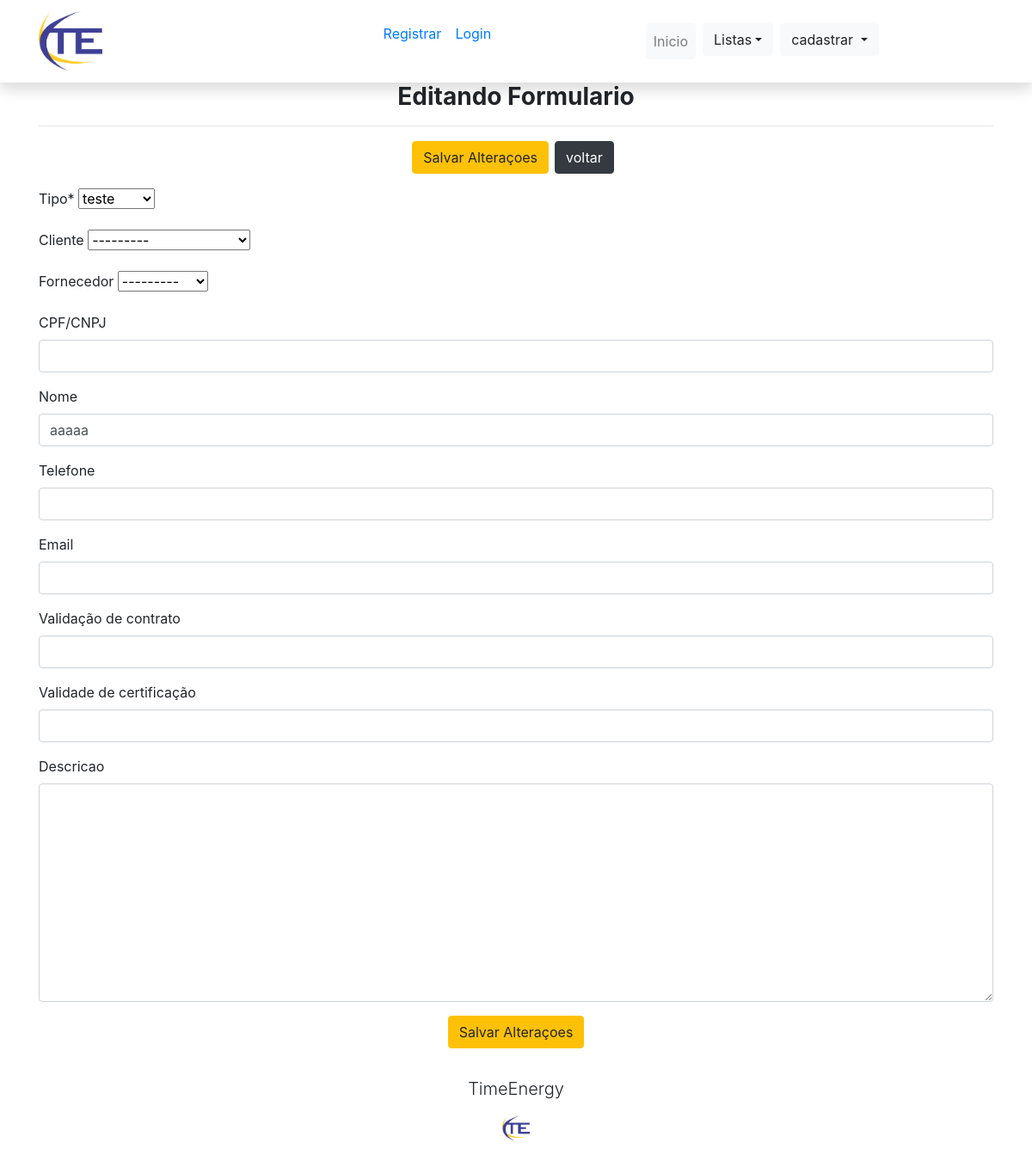
Page /formulario/update/91/ on the earlier database version.
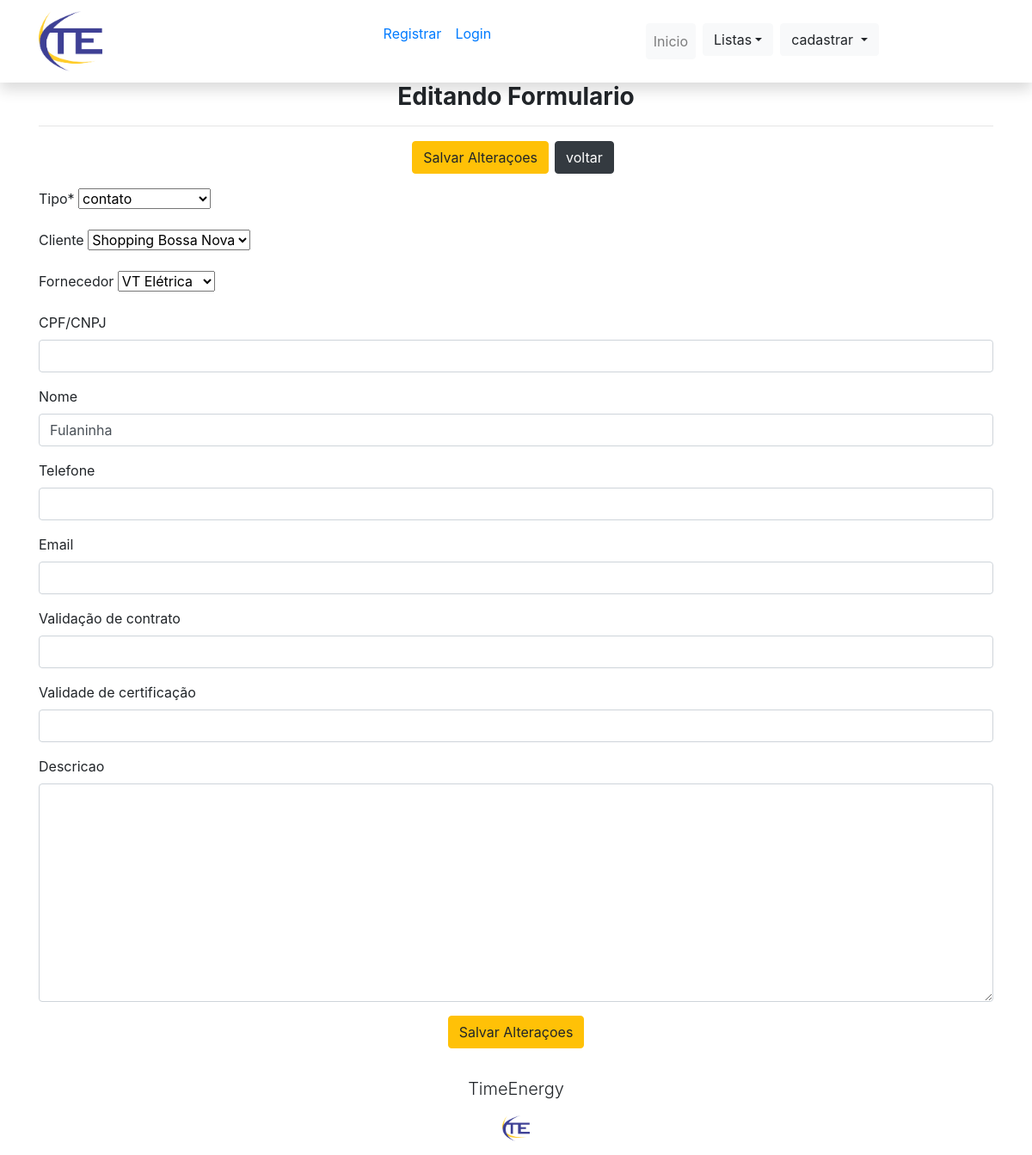
Same page on the later database version.
### dadoste/formulario/models.py (models this page shows, shortened)
class Formularios(models.Model):
    tipo = models.ForeignKey(
        Tipo, on_delete=models.PROTECT)
    cliente = models.ForeignKey(
        Cliente, on_delete=models.PROTECT, null=True, blank=True, unique=True)
    fornecedor = models.ForeignKey(
        Fornecedor, on_delete=models.PROTECT, null=True, blank=True)
    cnpj = models.CharField(
        max_length=14, verbose_name='CPF/CNPJ',
        null=True, blank=True)
    nome = models.CharField(
        max_length=60, verbose_name='Nome', null=True, blank=True)
    nr_contato = models.CharField(
        max_length=14,null=True, blank=True, verbose_name='Telefone', )
    email = models.EmailField(
        max_length=70,verbose_name='Email', null=True , blank=True)
    validacao_contrato = models.CharField(
        max_length=14,null=True,
        blank=True, verbose_name='Validação de contrato')
    validade_certificacao = models.DateField(
        null=True, blank=True, verbose_name='Validade de certificação')
    descricao = models.TextField(null=True, blank=True)
    class Meta:
        verbose_name = ('Formulario Geral')
        verbose_name_plural = ('Formulario Geral')
        ordering = ['tipo']

### dadoste/categoria/models.py (models this page shows)
class Tipo(models.Model):
    nome = models.CharField(max_length=60, verbose_name='Nome')
    descricao = models.TextField(
        null=True, blank=True)
    def __str__(self) -> str:
        return str(self.nome)
    class Meta:
        verbose_name = ('Tipo')
        verbose_name_plural = ('Tipos')
        ordering = ["nome"]

class Cliente(models.Model):
    nome = models.CharField(max_length=60, verbose_name='Nome')
    descricao = models.TextField(
        null=True, blank=True)
    def __str__(self) -> str:
        return str(self.nome)
    class Meta:
        verbose_name = ('Cliente')
        verbose_name_plural = ('Clientes')
        ordering = ["nome"]

class Fornecedor(models.Model):
    nome = models.CharField(max_length=60, verbose_name='Nome')
    descricao = models.TextField(
        null=True, blank=True)
    def __str__(self) -> str:
        return str(self.nome)
    class Meta:
        verbose_name = ('Fornecedor')
        verbose_name_plural = ('Fornecedores')
        ordering = ["nome"]

### dadoste/formulario/views.py (the view)
# urls.py: path('formulario/update/<int:pk>/', FormularioUpdate.as_view(), name='update' ),
class FormularioUpdate(UpdateView):
    model = Formularios
    fields=[
        'tipo',
        'cliente',
        'fornecedor',
        'cnpj',
        'nome',
        'nr_contato',
        'email',
        'validacao_contrato',
        'validade_certificacao',
        'descricao',
    ]
    template_name = 'formulario/editarform.html'
    success_url = reverse_lazy('listar')

### dadoste/formulario/templates/formulario/editarform.html (shortened to what this page needs)
{% extends 'paginas/modelo.html'  %}
{% load static %}
{% load crispy_forms_tags %}
{% block conteudo %}
    <div class="txt" style="text-align: center;" >
    <h3><b>Editando Formulario</b></h3>
    </div>
    <hr>
      <form action="" method="POST">
        <center>
        <div>
          <table>
              <tr>
                <td>
                  <div>
                    <button type="submite" class="btn btn-warning">Salvar Alteraçoes</button></button>
                  </div>
                </td>
                <td>
                  <div>
                      <button type="submite" style="margin-bottom: 0px;  margin-left: 5px; margin-right: 5px;" class="btn btn-dark">voltar</button></button>
                  </div>
                <td>
                </td>
              </td>
              </tr>
          </table>
      </div>
      </center>
      <p class="small">
        {{ form|crispy }}
        <center>
        <button type="submite"  class="btn btn-warning">Salvar Alteraçoes</button></button>
        </center>
      </p>
      </form>
</div>
{% endblock %}

Differences in the rows shown:
no longer on this page (row unchanged): Tipo: nome "aaaaa"
changed Formularios: tipo "teste" → "contato"; cliente "---------" → "Shopping Bossa Nova"; fornecedor "---------" → "VT Elétrica"
added Tipo: nome "Fulaninha"
